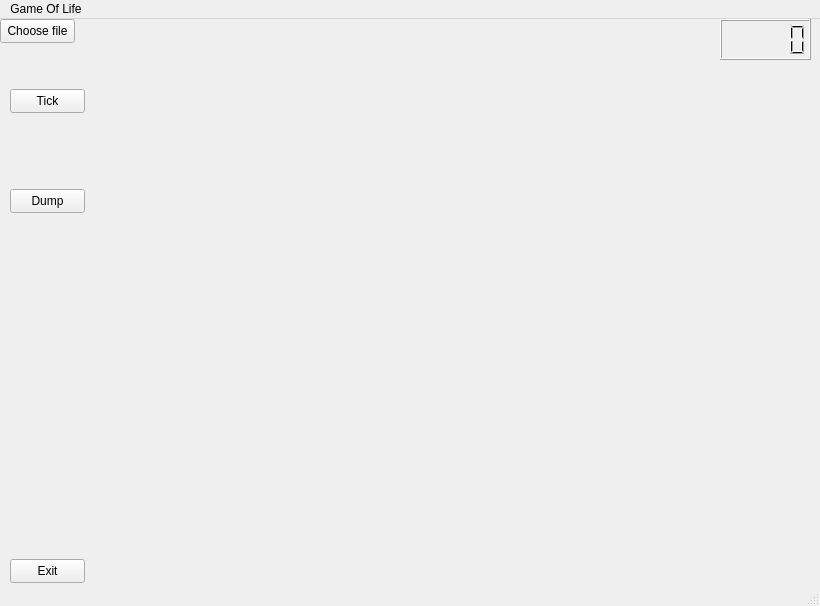
<?xml version="1.0" encoding="UTF-8"?>
<ui version="4.0">
 <class>MainWindow</class>
 <widget class="QMainWindow" name="MainWindow">
  <property name="geometry">
   <rect>
    <x>0</x>
    <y>0</y>
    <width>820</width>
    <height>606</height>
   </rect>
  </property>
  <property name="windowTitle">
   <string>MainWindow</string>
  </property>
  <widget class="QWidget" name="centralwidget">
   <widget class="QPushButton" name="pushButton">
    <property name="geometry">
     <rect>
      <x>0</x>
      <y>0</y>
      <width>75</width>
      <height>24</height>
     </rect>
    </property>
    <property name="text">
     <string>Choose file</string>
    </property>
   </widget>
   <widget class="QLabel" name="label">
    <property name="geometry">
     <rect>
      <x>80</x>
      <y>0</y>
      <width>311</width>
      <height>21</height>
     </rect>
    </property>
    <property name="text">
     <string/>
    </property>
    <property name="wordWrap">
     <bool>true</bool>
    </property>
   </widget>
   <widget class="QLCDNumber" name="lcdNumber">
    <property name="geometry">
     <rect>
      <x>720</x>
      <y>0</y>
      <width>91</width>
      <height>41</height>
     </rect>
    </property>
   </widget>
   <widget class="QPushButton" name="tickButton">
    <property name="geometry">
     <rect>
      <x>10</x>
      <y>70</y>
      <width>75</width>
      <height>24</height>
     </rect>
    </property>
    <property name="text">
     <string>Tick</string>
    </property>
   </widget>
   <widget class="QPushButton" name="dumpButton">
    <property name="geometry">
     <rect>
      <x>10</x>
      <y>170</y>
      <width>75</width>
      <height>24</height>
     </rect>
    </property>
    <property name="text">
     <string>Dump</string>
    </property>
   </widget>
   <widget class="QPushButton" name="exitButton">
    <property name="geometry">
     <rect>
      <x>10</x>
      <y>540</y>
      <width>75</width>
      <height>24</height>
     </rect>
    </property>
    <property name="text">
     <string>Exit</string>
    </property>
   </widget>
   <widget class="QWidget" name="widget" native="true">
    <property name="geometry">
     <rect>
      <x>259</x>
      <y>50</y>
      <width>551</width>
      <height>481</height>
     </rect>
    </property>
   </widget>
  </widget>
  <widget class="QMenuBar" name="menubar">
   <property name="geometry">
    <rect>
     <x>0</x>
     <y>0</y>
     <width>820</width>
     <height>22</height>
    </rect>
   </property>
   <widget class="QMenu" name="menuGame_Of_Life">
    <property name="title">
     <string>Game Of Life</string>
    </property>
   </widget>
   <addaction name="menuGame_Of_Life"/>
  </widget>
  <widget class="QStatusBar" name="statusbar"/>
 </widget>
 <resources/>
 <connections/>
</ui>
